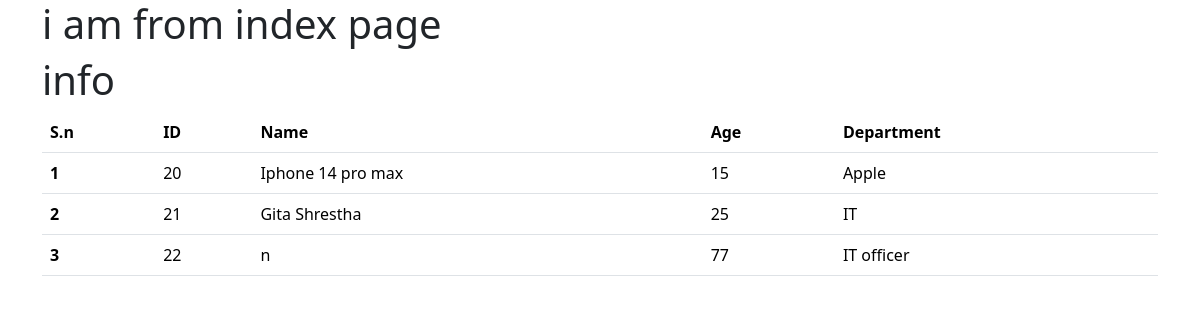
The app's page /index/ with its own data.
### myapp/models.py (models this page shows, shortened)
class Student(models.Model):
    name = models.CharField(max_length=50)
    profile_picture = models.FileField(upload_to="profile_pictures", null=True, blank=True)
    age = models.IntegerField()
    department = models.CharField(max_length=20)
    classroom = models.ForeignKey(ClassRoom, on_delete=models.CASCADE, related_name='classroom_students', null=True, blank=True)

### myapp/views.py (the view)
# urls.py: path('index/', index),
def index(request):
    context = {"students": Student.objects.all(), "title":"Student"}
    return render(request, template_name="myapp/index.html", context=context)

### myapp/templates/myapp/index.html (shortened to what this page needs)
<!DOCTYPE html>
<html lang="en">
<head>
    <link href="https://cdn.jsdelivr.net/npm/bootstrap@5.3.2/dist/css/bootstrap.min.css" rel="stylesheet">
</head>
<body>
<div class="container">
    <h1>i am from index page</h1>
    <h1>info</h1>
    <table class="table">
  <thead>
    <tr>
      <th scope="col">S.n</th>
      <th scope="col">ID</th>
      <th scope="col">Name</th>
      <th scope="col">Age</th>
        <th scope="col">Department </th>
    </tr>
  </thead>
  <tbody>
  {% for student in students %}
    <tr>
      <th>{{ forloop.counter}}</th>
      <td>{{ student.id }}</td>
      <td>{{ student.name }}</td>
              <td>{{ student.age }}</td>
        <td>{{student.department}} </td>
    </tr>
  {% endfor %}
  </tbody>
</table>
</div>
</body>
</html>

### records on screen
Student: id "20", name "Iphone 14 pro max", age "15", department "Apple"
Student: id "21", name "Gita Shrestha", age "25", department "IT"
Student: id "22", name "n", age "77", department "IT officer"
